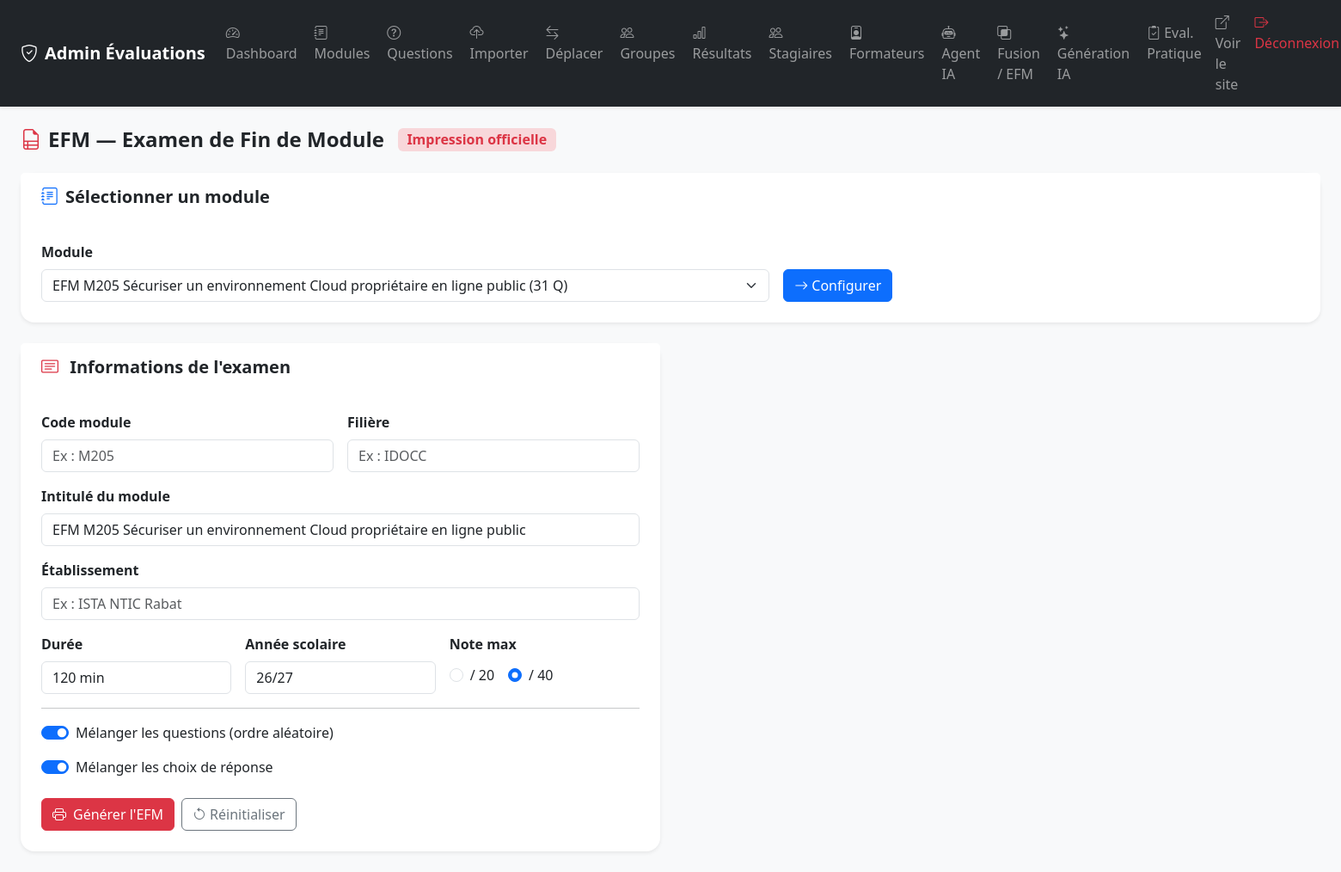
Screenshot of /admin/efm.php?module_id=24 (signed in) with the database file from the repository.
### tables this page shows
CREATE TABLE `modules` (
  `id` int NOT NULL AUTO_INCREMENT,
  `nom` varchar(150) NOT NULL,
  `description` text,
  `duree_minutes` int DEFAULT '30',
  `note_max` int DEFAULT '20' COMMENT 'Notation sur 20 ou 40',
  `actif` tinyint(1) DEFAULT '1',
  `type` varchar(10) NOT NULL DEFAULT 'qcm',
  `meta_json` text,
  `created_at` timestamp NULL DEFAULT CURRENT_TIMESTAMP,
  PRIMARY KEY (`id`)
);

### includes/functions.php (called while the page is built, shortened)
<?php
function sanitize(string $str): string {
    return htmlspecialchars(trim($str), ENT_QUOTES, 'UTF-8');
}
function getModule(int $id): ?array {
    $pdo = getDB();
    $stmt = $pdo->prepare("
        SELECT m.*,
               COALESCE(em.code_module,   '') AS efm_code_module,
               COALESCE(em.filiere,       '') AS efm_filiere,
               COALESCE(em.etablissement, '') AS efm_etablissement,
               COALESCE(em.annee,         '') AS efm_annee
        FROM modules m
        LEFT JOIN modules_efm_meta em ON em.module_id = m.id
        WHERE m.id = ?
    ");
    $stmt->execute([$id]);
    return $stmt->fetch() ?: null;
}
function getAllModules(): array {
    $pdo = getDB();
    return $pdo->query("
        SELECT m.*,
               COALESCE(m.note_max, 20) AS note_max,
               (SELECT COUNT(*) FROM questions q WHERE q.module_id = m.id) AS nb_questions,
               COALESCE(em.code_module,   '') AS efm_code_module,
               COALESCE(em.filiere,       '') AS efm_filiere,
               COALESCE(em.etablissement, '') AS efm_etablissement,
               COALESCE(em.annee,         '') AS efm_annee
        FROM modules m
        LEFT JOIN modules_efm_meta em ON em.module_id = m.id
        ORDER BY m.nom
    ")->fetchAll();
}

### admin/efm.php (the view, shortened to what this page needs)
<?php
require_once __DIR__ . '/../includes/functions.php';
$moduleId = (int)($_GET['module_id'] ?? 0);
$module   = $moduleId ? getModule($moduleId) : null;
$modules  = getAllModules();
$anneeDefaut = date('y') . '/' . (date('y') + 1);
?>
<!DOCTYPE html>
<html lang="fr">
<head>
    <link href="https://cdn.jsdelivr.net/npm/bootstrap@5.3.2/dist/css/bootstrap.min.css" rel="stylesheet">
    <link href="https://cdn.jsdelivr.net/npm/bootstrap-icons@1.11.3/font/bootstrap-icons.min.css" rel="stylesheet">
    <link href="../assets/css/style.css" rel="stylesheet">
</head>
<body class="bg-light">
<?php include __DIR__ . '/partials/navbar.php'; ?>
<div class="container-fluid py-4 px-4">
    <div class="d-flex align-items-center mb-4 gap-3">
        <h2 class="h4 fw-bold mb-0">
            <i class="bi bi-file-earmark-ruled me-2 text-danger"></i>EFM — Examen de Fin de Module
        </h2>
        <span class="badge bg-danger-subtle text-danger fs-6">Impression officielle</span>
    </div>
    <div class="card border-0 shadow-sm rounded-4 mb-4">
        <div class="card-header bg-white border-0 py-3 px-4">
            <h5 class="mb-0 fw-bold"><i class="bi bi-journal-text me-2 text-primary"></i>Sélectionner un module</h5>
        </div>
        <div class="card-body p-4">
            <form method="POST" class="row g-3 align-items-end">
                <div class="col-md-7">
                    <label class="form-label fw-semibold">Module</label>
                    <select name="module_id" class="form-select" required>
                        <?php foreach ($modules as $m): ?>
                        <option value="<?= $m['id'] ?>" <?= $m['id'] == $moduleId ? 'selected' : '' ?>>
                            <?= sanitize($m['nom']) ?> (<?= $m['nb_questions'] ?> Q)
                        </option>
                        <?php endforeach; ?>
                    </select>
                </div>
                <div class="col-md-auto">
                    <button type="submit" class="btn btn-primary">
                        <i class="bi bi-arrow-right me-1"></i>Configurer
                    </button>
                </div>
            </form>
        </div>
    </div>
    <?php if ($module): ?>
    <form method="POST" id="efmForm">
        <div class="row g-4">
            <div class="col-lg-6">
                <div class="card border-0 shadow-sm rounded-4">
                    <div class="card-header bg-white border-0 py-3 px-4">
                        <h5 class="mb-0 fw-bold">
                            <i class="bi bi-card-text me-2 text-danger"></i>
                            Informations de l'examen
                        </h5>
                    </div>
                    <div class="card-body p-4">
                        <div class="row g-3">
                            <div class="col-sm-6">
                                <label class="form-label fw-semibold">Code module</label>
                                <input type="text" name="code_module" class="form-control"
                                       placeholder="Ex : M205"
                                       value="<?= sanitize($_POST['code_module'] ?? '') ?>">
                            </div>
                            <div class="col-sm-6">
                                <label class="form-label fw-semibold">Filière</label>
                                <input type="text" name="filiere" class="form-control"
                                       placeholder="Ex : IDOCC"
                                       value="<?= sanitize($_POST['filiere'] ?? '') ?>">
                            </div>
                            <div class="col-12">
                                <label class="form-label fw-semibold">Intitulé du module</label>
                                <input type="text" name="intitule" class="form-control"
                                       value="<?= sanitize($_POST['intitule'] ?? $module['nom']) ?>">
                            </div>
                            <div class="col-12">
                                <label class="form-label fw-semibold">Établissement</label>
                                <input type="text" name="etablissement" class="form-control"
                                       placeholder="Ex : ISTA NTIC Rabat"
                                       value="<?= sanitize($_POST['etablissement'] ?? '') ?>">
                            </div>
                            <div class="col-sm-4">
                                <label class="form-label fw-semibold">Durée</label>
                                <input type="text" name="duree" class="form-control"
                                       placeholder="2h"
                                       value="<?= sanitize($_POST['duree'] ?? $module['duree_minutes'] . ' min') ?>">
                            </div>
                            <div class="col-sm-4">
                                <label class="form-label fw-semibold">Année scolaire</label>
                                <input type="text" name="annee" class="form-control"
                                       placeholder="25/26"
                                       value="<?= sanitize($_POST['annee'] ?? $anneeDefaut) ?>">
                            </div>
                            <div class="col-sm-4">
                                <label class="form-label fw-semibold">Note max</label>
                                <div class="d-flex gap-3 mt-1">
                                    <?php foreach ([20, 40] as $n): ?>
                                    <div class="form-check">
                                        <input class="form-check-input" type="radio" name="note_max"
                                               value="<?= $n ?>" id="nm<?= $n ?>"
                                               <?= (($_POST['note_max'] ?? $module['note_max']) == $n) ? 'checked' : '' ?>>
                                        <label class="form-check-label" for="nm<?= $n ?>">/ <?= $n ?></label>
                                    </div>
                                    <?php endforeach; ?>
                                </div>
                            </div>
                        </div>
                        <hr class="my-3">
                        <div class="mb-3">
                            <div class="form-check form-switch">
                                <input class="form-check-input" type="checkbox" name="shuffle"
                                       id="shuffle" value="1" checked>
                                <label class="form-check-label" for="shuffle">
                                    Mélanger les questions (ordre aléatoire)
                                </label>
                            </div>
                        </div>
                        <div class="mb-4">
                            <div class="form-check form-switch">
                                <input class="form-check-input" type="checkbox" name="shuffle_choix"
                                       id="shuffle_choix" value="1" checked>
                                <label class="form-check-label" for="shuffle_choix">
                                    Mélanger les choix de réponse
                                </label>
                            </div>
                        </div>
                        <div class="d-flex gap-2">
                            <button type="submit" class="btn btn-danger" id="btnGenerer">
                                <i class="bi bi-printer me-2"></i>Générer l'EFM
                            </button>
                            <a href="efm.php?module_id=<?= $module['id'] ?>" class="btn btn-outline-secondary">
                                <i class="bi bi-arrow-counterclockwise me-1"></i>Réinitialiser
                            </a>
                        </div>
                    </div>
                </div>
            </div>
        </div>
    </form>
    <?php endif; ?>
</div>
</body>
</html>

### assets/css/style.css (style rules this page uses)
:root { --primary: #4f46e5; --primary-dk: #3730a3; --success: #16a34a; --danger: #dc2626; --warning: #d97706; --radius: 12px; }
body { font-family: 'Segoe UI', system-ui, -apple-system, sans-serif; }
.card { transition: box-shadow 0.2s; }

### rows the page displays
modules: intitule "EFM M205 Sécuriser un environnement Cloud propriétaire en ligne public", duree "120 min", note_max "☐ / 20", note_max "☑ / 40"

### other values shown
$n "20"
$n "40"
form field module_id "EFM M205 Sécuriser un environnement Cloud propriétaire en ligne public (31 Q)"
